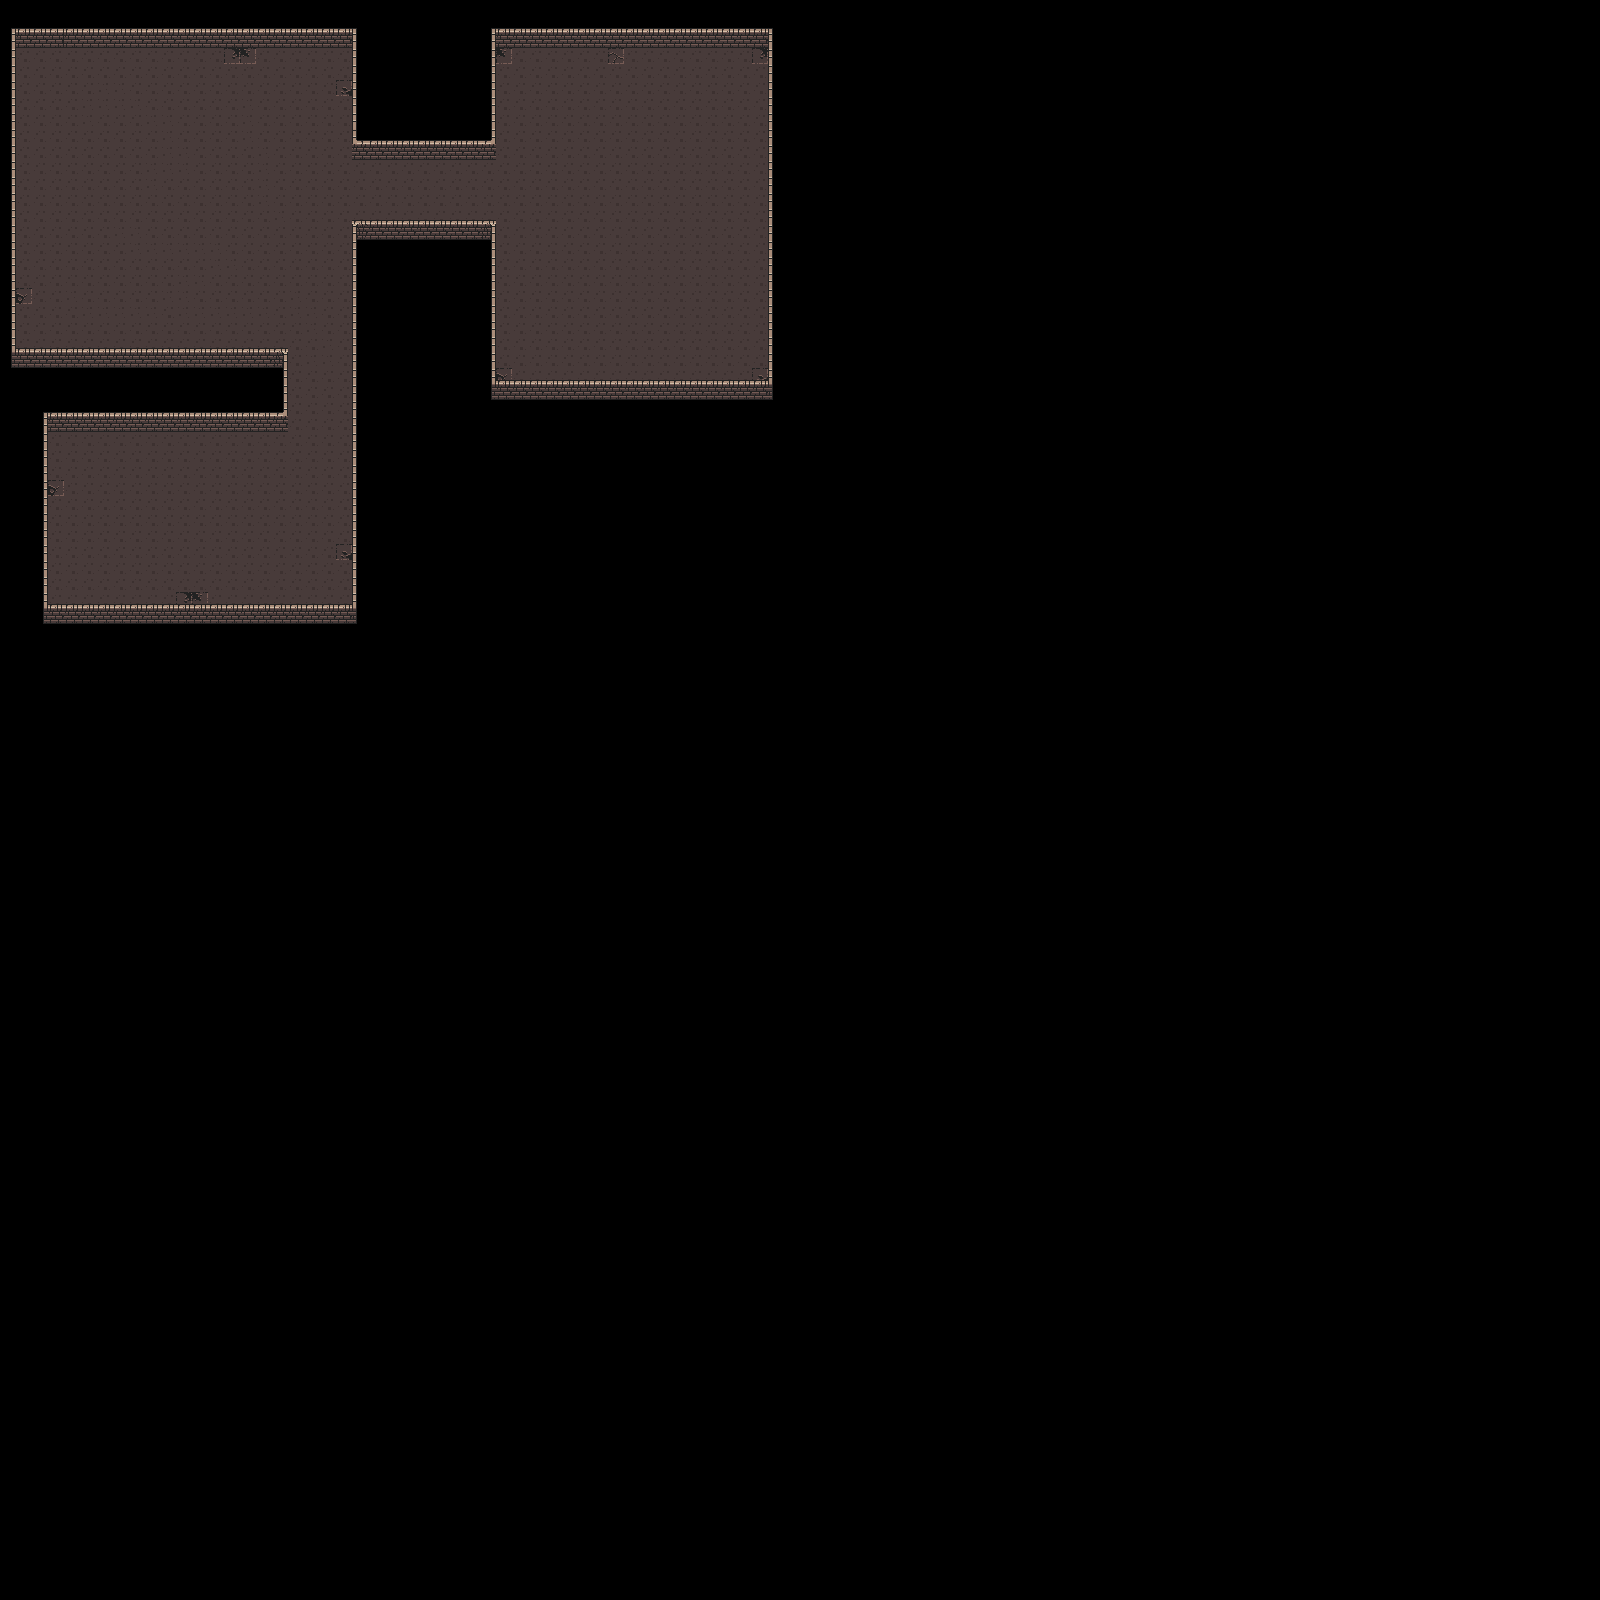

This game map was drawn from its Tiled (.tmx) file and the tilesets committed beside it. A one-line description and the trimmed map source follow:
An orthogonal 100x100 tile map with 16x16 px tiles, 2 tile layers (Ground, Walls) and 6 objects.

<map version="1.4" tiledversion="1.4.3" orientation="orthogonal" renderorder="right-down" width="100" height="100" tilewidth="16" tileheight="16" infinite="0" nextlayerid="6" nextobjectid="11">
 <editorsettings>
  <export target="../public/tiles/dungeon-01.json" format="json" />
 </editorsettings>
 <tileset firstgid="1" name="dungeon" tilewidth="16" tileheight="16" tilecount="160" columns="10">
  <image source="../public/tiles/dungeon_tiles.png" width="160" height="256" />
  <tile id="0">
   <properties>
    <property name="collides" type="bool" value="false" />
   </properties>
  </tile>
  <tile id="1">
   <properties>
    <property name="collides" type="bool" value="false" />
   </properties>
  </tile>
  <tile id="2">
   <properties>
    <property name="collides" type="bool" value="false" />
   </properties>
  </tile>
  <tile id="3">
   <properties>
    <property name="collides" type="bool" value="false" />
   </properties>
  </tile>
  <tile id="4">
   <properties>
    <property name="collides" type="bool" value="false" />
   </properties>
  </tile>
  <tile id="5">
   <properties>
    <property name="collides" type="bool" value="false" />
   </properties>
  </tile>
  <tile id="6">
   <properties>
    <property name="collides" type="bool" value="false" />
   </properties>
  </tile>
  <tile id="7">
   <properties>
    <property name="collides" type="bool" value="false" />
   </properties>
  </tile>
  <tile id="8">
   <properties>
    <property name="collides" type="bool" value="false" />
   </properties>
  </tile>
  <tile id="10">
   <properties>
    <property name="collides" type="bool" value="false" />
   </properties>
  </tile>
  <tile id="11">
   <properties>
    <property name="collides" type="bool" value="true" />
   </properties>
  </tile>
  <tile id="12">
   <properties>
    <property name="collides" type="bool" value="true" />
   </properties>
  </tile>
  <tile id="13">
   <properties>
    <property name="collides" type="bool" value="true" />
   </properties>
  </tile>
  <tile id="14">
   <properties>
    <property name="collides" type="bool" value="false" />
   </properties>
  </tile>
  <tile id="15">
   <properties>
    <property name="collides" type="bool" value="false" />
   </properties>
  </tile>
  <tile id="16">
   <properties>
    <property name="collides" type="bool" value="false" />
   </properties>
  </tile>
  <tile id="17">
   <properties>
    <property name="collides" type="bool" value="false" />
   </properties>
  </tile>
  <tile id="18">
   <properties>
    <property name="collides" type="bool" value="false" />
   </properties>
  </tile>
  <tile id="20">
   <properties>
    <property name="collides" type="bool" value="false" />
   </properties>
  </tile>
  <tile id="21">
   <properties>
    <property name="collides" type="bool" value="false" />
   </properties>
  </tile>
  <tile id="22">
   <properties>
    <property name="collides" type="bool" value="false" />
   </properties>
  </tile>
  <tile id="23">
   <properties>
    <property name="collides" type="bool" value="false" />
   </properties>
  </tile>
  <tile id="24">
   <properties>
    <property name="collides" type="bool" value="false" />
   </properties>
  </tile>
  <tile id="25">
   <properties>
    <property name="collides" type="bool" value="false" />
   </properties>
  </tile>
  <tile id="26">
   <properties>
    <property name="collides" type="bool" value="false" />
   </properties>
  </tile>
  <tile id="27">
   <properties>
    <property name="collides" type="bool" value="false" />
   </properties>
  </tile>
  <tile id="28">
   <properties>
    <property name="collides" type="bool" value="false" />
   </properties>
  </tile>
  <tile id="30">
   <properties>
    <property name="collides" type="bool" value="false" />
   </properties>
  </tile>
  <tile id="31">
   <properties>
    <property name="collides" type="bool" value="false" />
   </properties>
  </tile>
  <tile id="32">
   <properties>
    <property name="collides" type="bool" value="false" />
   </properties>
  </tile>
  <tile id="33">
   <properties>
    <property name="collides" type="bool" value="false" />
   </properties>
  </tile>
  <tile id="34">
   <properties>
    <property name="collides" type="bool" value="false" />
   </properties>
  </tile>
  <tile id="35">
   <properties>
    <property name="collides" type="bool" value="false" />
   </properties>
  </tile>
  <tile id="36">
   <properties>
    <property name="collides" type="bool" value="false" />
   </properties>
  </tile>
  <tile id="37">
   <properties>
    <property name="collides" type="bool" value="false" />
   </properties>
  </tile>
  <tile id="38">
   <properties>
    <property name="collides" type="bool" value="false" />
   </properties>
  </tile>
  <tile id="40">
   <properties>
    <property name="collides" type="bool" value="false" />
   </properties>
  </tile>
  <tile id="41">
   <properties>
    <property name="collides" type="bool" value="false" />
   </properties>
  </tile>
  <tile id="42">
   <properties>
    <property name="collides" type="bool" value="false" />
   </properties>
  </tile>
  <tile id="43">
   <properties>
    <property name="collides" type="bool" value="false" />
   </properties>
  </tile>
  <tile id="44">
   <properties>
    <property name="collides" type="bool" value="false" />
   </properties>
  </tile>
  <tile id="45">
   <properties>
    <property name="collides" type="bool" value="false" />
   </properties>
  </tile>
  <tile id="46">
   <properties>
    <property name="collides" type="bool" value="false" />
   </properties>
  </tile>
  <tile id="47">
   <properties>
    <property name="collides" type="bool" value="false" />
   </properties>
  </tile>
  <tile id="48">
   <properties>
    <property name="collides" type="bool" value="false" />
   </properties>
  </tile>
  <tile id="50">
   <properties>
    <property name="collides" type="bool" value="false" />
   </properties>
  </tile>
  <tile id="51">
   <properties>
    <property name="collides" type="bool" value="false" />
   </properties>
  </tile>
  <tile id="52">
   <properties>
    <property name="collides" type="bool" value="false" />
   </properties>
  </tile>
  <tile id="53">
   <properties>
    <property name="collides" type="bool" value="false" />
   </properties>
  </tile>
  <tile id="54">
   <properties>
    <property name="collides" type="bool" value="false" />
   </properties>
  </tile>
  <tile id="55">
   <properties>
    <property name="collides" type="bool" value="false" />
   </properties>
  </tile>
  <tile id="56">
   <properties>
    <property name="collides" type="bool" value="false" />
   </properties>
  </tile>
  <tile id="57">
   <properties>
    <property name="collides" type="bool" value="false" />
   </properties>
  </tile>
  <tile id="58">
   <properties>
    <property name="collides" type="bool" value="false" />
   </properties>
  </tile>
  <tile id="60">
   <properties>
    <property name="collides" type="bool" value="false" />
   </properties>
  </tile>
  <tile id="61">
   <properties>
    <property name="collides" type="bool" value="false" />
   </properties>
  </tile>
  <tile id="62">
   <properties>
    <property name="collides" type="bool" value="false" />
   </properties>
  </tile>
  <tile id="63">
   <properties>
    <property name="collides" type="bool" value="false" />
   </properties>
  </tile>
  <tile id="64">
   <properties>
    <property name="collides" type="bool" value="false" />
   </properties>
  </tile>
  <tile id="65">
   <properties>
    <property name="collides" type="bool" value="false" />
   </properties>
  </tile>
  <tile id="66">
   <properties>
    <property name="collides" type="bool" value="false" />
   </properties>
  </tile>
  <tile id="67">
   <properties>
    <property name="collides" type="bool" value="false" />
   </properties>
  </tile>
  <tile id="68">
   <properties>
    <property name="collides" type="bool" value="false" />
   </properties>
  </tile>
  <tile id="70">
   <properties>
    <property name="collides" type="bool" value="true" />
   </properties>
  </tile>
  <tile id="71">
   <properties>
    <property name="collides" type="bool" value="true" />
   </properties>
  </tile>
  <tile id="72">
   <properties>
    <property name="collides" type="bool" value="true" />
   </properties>
  </tile>
  <tile id="73">
   <properties>
    <property name="collides" type="bool" value="true" />
   </properties>
  </tile>
  <tile id="74">
   <properties>
    <property name="collides" type="bool" value="false" />
   </properties>
  </tile>
  <tile id="75">
   <properties>
    <property name="collides" type="bool" value="false" />
   </properties>
  </tile>
  <tile id="76">
   <properties>
    <property name="collides" type="bool" value="false" />
   </properties>
  </tile>
  <tile id="77">
   <properties>
    <property name="collides" type="bool" value="false" />
   </properties>
  </tile>
  <tile id="78">
   <properties>
    <property name="collides" type="bool" value="false" />
   </properties>
  </tile>
  <tile id="80">
   <properties>
    <property name="collides" type="bool" value="true" />
   </properties>
  </tile>
  <tile id="81">
   <properties>
    <property name="collides" type="bool" value="true" />
   </properties>
  </tile>
  <tile id="82">
   <properties>
    <property name="collides" type="bool" value="true" />
   </properties>
  </tile>
  <tile id="83">
   <properties>
    <property name="collides" type="bool" value="true" />
   </properties>
  </tile>
  <tile id="84">
   <properties>
    <property name="collides" type="bool" value="true" />
   </properties>
  </tile>
  <tile id="85">
   <properties>
    <property name="collides" type="bool" value="true" />
   </properties>
  </tile>
  <tile id="86">
   <properties>
    <property name="collides" type="bool" value="false" />
   </properties>
  </tile>
  <tile id="87">
   <properties>
    <property name="collides" type="bool" value="false" />
   </properties>
  </tile>
  <tile id="88">
   <properties>
    <property name="collides" type="bool" value="false" />
   </properties>
  </tile>
  <tile id="90">
   <properties>
    <property name="collides" type="bool" value="true" />
   </properties>
  </tile>
  <tile id="91">
   <properties>
    <property name="collides" type="bool" value="true" />
   </properties>
  </tile>
  <tile id="92">
   <properties>
    <property name="collides" type="bool" value="false" />
   </properties>
  </tile>
  <tile id="93">
   <properties>
    <property name="collides" type="bool" value="false" />
   </properties>
  </tile>
  <tile id="94">
   <properties>
    <property name="collides" type="bool" value="true" />
   </properties>
  </tile>
  <tile id="95">
   <properties>
    <property name="collides" type="bool" value="true" />
   </properties>
  </tile>
  <tile id="96">
   <properties>
    <property name="collides" type="bool" value="false" />
   </properties>
  </tile>
  <tile id="97">
   <properties>
    <property name="collides" type="bool" value="false" />
   </properties>
  </tile>
  <tile id="98">
   <properties>
    <property name="collides" type="bool" value="false" />
   </properties>
  </tile>
  <tile id="100">
   <properties>
    <property name="collides" type="bool" value="false" />
   </properties>
  </tile>
  <tile id="101">
   <properties>
    <property name="collides" type="bool" value="false" />
   </properties>
  </tile>
  <tile id="102">
   <properties>
    <property name="collides" type="bool" value="true" />
   </properties>
  </tile>
  <tile id="103">
   <properties>
    <property name="collides" type="bool" value="true" />
   </properties>
  </tile>
  <tile id="104">
   <properties>
    <property name="collides" type="bool" value="false" />
   </properties>
  </tile>
  <tile id="105">
   <properties>
    <property name="collides" type="bool" value="false" />
   </properties>
  </tile>
  <tile id="106">
   <properties>
    <property name="collides" type="bool" value="false" />
   </properties>
  </tile>
  <tile id="107">
   <properties>
    <property name="collides" type="bool" value="false" />
   </properties>
  </tile>
  <tile id="108">
   <properties>
    <property name="collides" type="bool" value="false" />
   </properties>
  </tile>
  <tile id="110">
   <properties>
    <property name="collides" type="bool" value="false" />
   </properties>
  </tile>
  <tile id="111">
   <properties>
    <property name="collides" type="bool" value="false" />
   </properties>
  </tile>
  <tile id="112">
   <properties>
    <property name="collides" type="bool" value="false" />
   </properties>
  </tile>
  <tile id="113">
   <properties>
    <property name="collides" type="bool" value="false" />
   </properties>
  </tile>
  <tile id="114">
   <properties>
    <property name="collides" type="bool" value="false" />
   </properties>
  </tile>
  <tile id="115">
   <properties>
    <property name="collides" type="bool" value="false" />
   </properties>
  </tile>
  <tile id="116">
   <properties>
    <property name="collides" type="bool" value="false" />
   </properties>
  </tile>
  <tile id="117">
   <properties>
    <property name="collides" type="bool" value="false" />
   </properties>
  </tile>
  <tile id="118">
   <properties>
    <property name="collides" type="bool" value="false" />
   </properties>
  </tile>
  <tile id="120">
   <properties>
    <property name="collides" type="bool" value="false" />
   </properties>
  </tile>
  <tile id="121">
   <properties>
    <property name="collides" type="bool" value="false" />
   </properties>
  </tile>
  <tile id="122">
   <properties>
    <property name="collides" type="bool" value="false" />
   </properties>
  </tile>
  <tile id="123">
   <properties>
    <property name="collides" type="bool" value="false" />
   </properties>
  </tile>
  <tile id="124">
   <properties>
    <property name="collides" type="bool" value="false" />
   </properties>
  </tile>
  <tile id="125">
   <properties>
    <property name="collides" type="bool" value="false" />
   </properties>
  </tile>
  <tile id="126">
   <properties>
    <property name="collides" type="bool" value="false" />
   </properties>
  </tile>
  <tile id="127">
   <properties>
    <property name="collides" type="bool" value="false" />
   </properties>
  </tile>
  <tile id="128">
   <properties>
    <property name="collides" type="bool" value="false" />
   </properties>
  </tile>
  <tile id="130">
   <properties>
    <property name="collides" type="bool" value="false" />
   </properties>
  </tile>
  <tile id="131">
   <properties>
    <property name="collides" type="bool" value="false" />
   </properties>
  </tile>
  <tile id="132">
   <properties>
    <property name="collides" type="bool" value="false" />
   </properties>
  </tile>
  <tile id="133">
   <properties>
    <property name="collides" type="bool" value="false" />
   </properties>
  </tile>
  <tile id="134">
   <properties>
    <property name="collides" type="bool" value="false" />
   </properties>
  </tile>
  <tile id="135">
   <properties>
    <property name="collides" type="bool" value="false" />
   </properties>
  </tile>
  <tile id="136">
   <properties>
    <property name="collides" type="bool" value="false" />
   </properties>
  </tile>
  <tile id="137">
   <properties>
    <property name="collides" type="bool" value="false" />
   </properties>
  </tile>
  <tile id="138">
   <properties>
    <property name="collides" type="bool" value="false" />
   </properties>
  </tile>
  <tile id="140">
   <properties>
    <property name="collides" type="bool" value="false" />
   </properties>
  </tile>
  <tile id="141">
   <properties>
    <property name="collides" type="bool" value="false" />
   </properties>
  </tile>
  <tile id="142">
   <properties>
    <property name="collides" type="bool" value="false" />
   </properties>
  </tile>
  <tile id="143">
   <properties>
    <property name="collides" type="bool" value="false" />
   </properties>
  </tile>
  <tile id="144">
   <properties>
    <property name="collides" type="bool" value="false" />
   </properties>
  </tile>
  <tile id="145">
   <properties>
    <property name="collides" type="bool" value="false" />
   </properties>
  </tile>
  <tile id="146">
   <properties>
    <property name="collides" type="bool" value="false" />
   </properties>
  </tile>
  <tile id="147">
   <properties>
    <property name="collides" type="bool" value="false" />
   </properties>
  </tile>
  <tile id="148">
   <properties>
    <property name="collides" type="bool" value="false" />
   </properties>
  </tile>
 </tileset>
 <layer id="2" name="Ground" width="100" height="100">
  <data>[10000 cells, 1026 non-empty, 7 distinct tile ids]</data>
 </layer>
 <layer id="1" name="Walls" width="100" height="100">
  <data>[10000 cells, 358 non-empty, 14 distinct tile ids]</data>
 </layer>
 <objectgroup id="3" name="Chests">
  <object id="2" gid="59" x="208.958" y="64.1423" width="16" height="16" />
  <object id="3" gid="59" x="160.755" y="447.607" width="16" height="16" />
  <object id="4" gid="59" x="750.112" y="208.609" width="16" height="16" />
 </objectgroup>
 <objectgroup id="5" name="Lizards">
  <object id="5" gid="79" x="253.51" y="194.345" width="16" height="16" />
  <object id="6" gid="79" x="95.3511" y="529.453" width="16" height="16" />
  <object id="7" gid="79" x="604.277" y="192.779" width="16" height="16" />
 </objectgroup>
</map>
